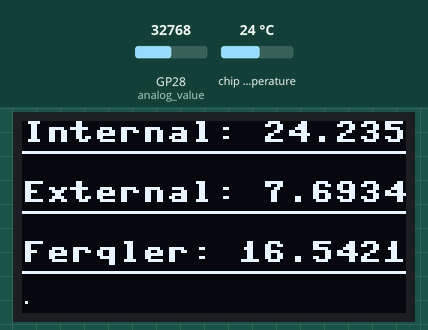
Simulated run of this program. Board: Raspberry Pi Pico running MicroPython. On the bench: 128×64 one-colour display. The test bench sets the inputs (shaded band); at power-on: GP28 (analog_value) = 32768, chip temperature 24 °C (analog values on the 0–65535 scale). What the program prints to the serial console is not drawn.

Above: at 2.5 s.
2.6 s: GP28 (analog_value) set to 45874
At 6.6 s:
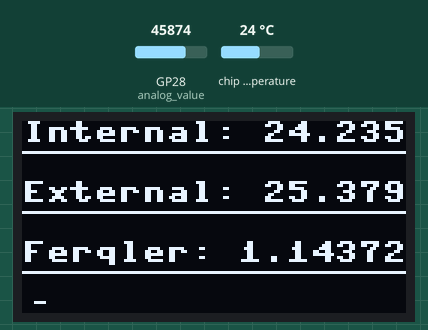
8.3 s: chip temperature set to 1 °C
At 11.6 s:
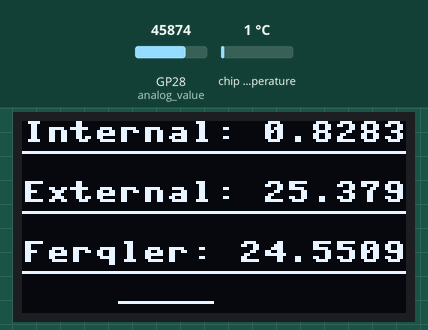
14.0 s: chip temperature set to 11 °C
At 17.9 s:
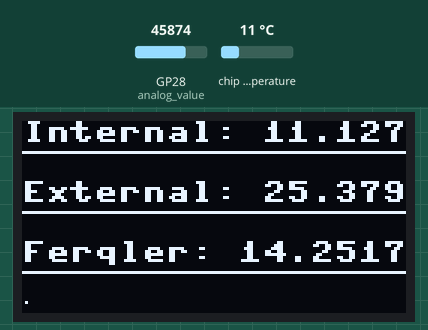
19.7 s: GP28 (analog_value) set to 7864
At 23.0 s:
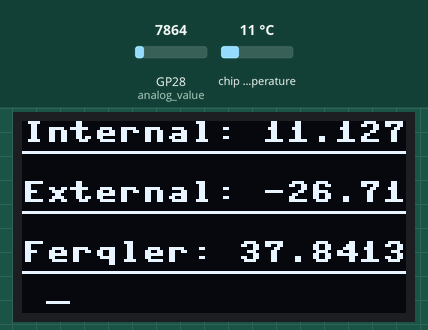
25.4 s: chip temperature set to 22 °C
At 29.3 s:
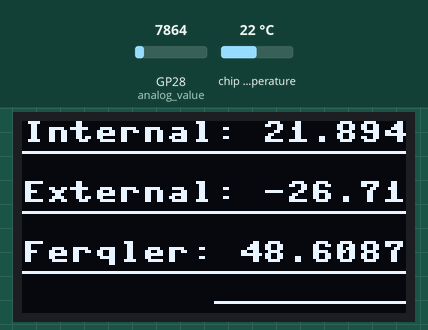
31.1 s: GP28 (analog_value) set to 19660
At 34.4 s:
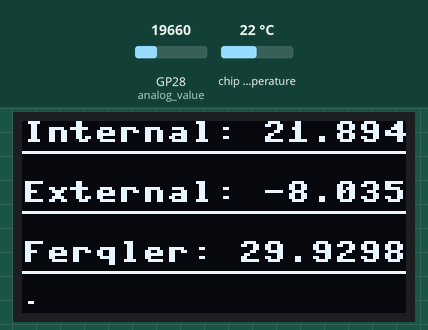
Timing chart, 0 to 35.9 s (numbered marks = the images above; inputs shaded):
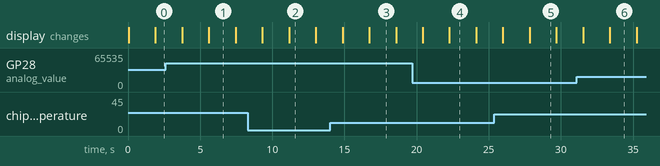

The program:

main.py
```python
from machine import Pin, I2C
import utime
import os
from mylib import ferq,smoothData, ln, calc, calcTemp
from ssd1306 import SSD1306_I2C
import math


analog_value = machine.ADC(28)
sensor_temp = machine.ADC(4)
conversion_factor = 3.3 / (65535)

i2c = I2C(1, scl=Pin(15), sda=Pin(14), freq=200000)   # Init I2C using pins
oled = SSD1306_I2C(128, 64, i2c, addr=0x3c)   # Init oled display
count = 1


while True:
    external = analog_value.read_u16()
    internal = sensor_temp.read_u16()
    internalData = internal*conversion_factor
    externalData = external*conversion_factor
    temperature = 27 - (internalData - 0.706)/0.001721
    print("Real: ",calc(external),smoothData(calc(external)))
    temperature1= calcTemp(smoothData(calc(external)))- 3
    ferqData = ferq(calcTemp(smoothData(calc(external)))- 3,temperature)
    print(temperature1)
    print(temperature)
    print("Fərq: ",ferqData)
    oled.fill(0)
    oled.text("Internal: "+str(temperature),0,0)
    oled.text("External: "+str(temperature1),0,20)
    oled.text("Ferqler: "+str(ferqData),0,40)
    oled.hline(0, 50, 128, 5)               # draw horizontal line x=0, y=8, width=4, colour=1
    oled.hline(0, 10, 128, 5)               # draw horizontal line x=0, y=8, width=4, colour=1
    oled.hline(0, 30, 128, 5)               # draw horizontal line x=0, y=8, width=4, colour=1
    if(count> 128):
        count = 1
    oled.hline(count, 60, count, 5)               # draw horizontal line x=0, y=8, width=4, colour=1

    oled.show()
    print(count)
    count*=2
    
```

mylib.py
```python
from math import log
from time import sleep

istilik = 0.0
R = 10000
buffer = 0
Vout = 0
Vin = 3.3

resistor = 0
T0 = 298.15
B = 4100
R0 = 5000


def ln(x):
    return log(x)/log(2.7182818284)


def calcTemp(tempRes):
    a = 1/T0
    val = (tempRes/R0)
    c = ln(val)
    b = c/B
    d = a+b
    print("A:",a)
    print("B",b)
    print("C",c)
    print("D",d)
    print("VAL: ",val)

    return (1/d)-273.15


def calc(data):
    buffer = data*Vin
    Vout=(buffer)/65535;
    buffer=(Vin/Vout)-1;
    resistor=R*buffer;
    outData = resistor
    return outData

def ferq(dataA, dataB):
    ferqData = 0
    if(dataA> dataB):
        ferqData = dataA-dataB
    else:
        ferqData = dataB-dataA
    return ferqData

def smoothData(resistorData):
    smooth = 0
    sample = 100000
    for i in range(sample):
        smooth += resistorData

    return smooth/sample
    
```

Measured:
- what the display in image 2 shows lasts 1.8 s, from 11.2 s to 13.0 s
